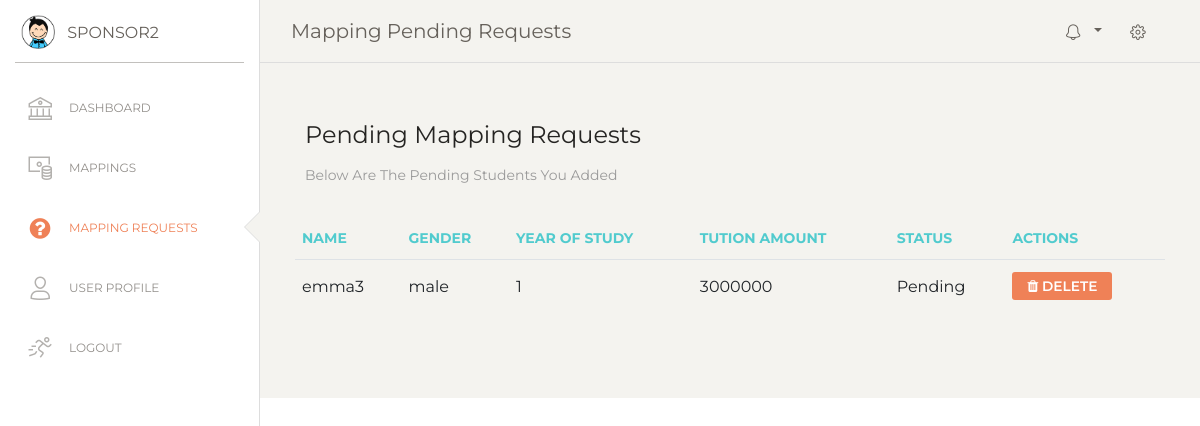
The page /map_requests/ (signed in) on the database as committed earlier.
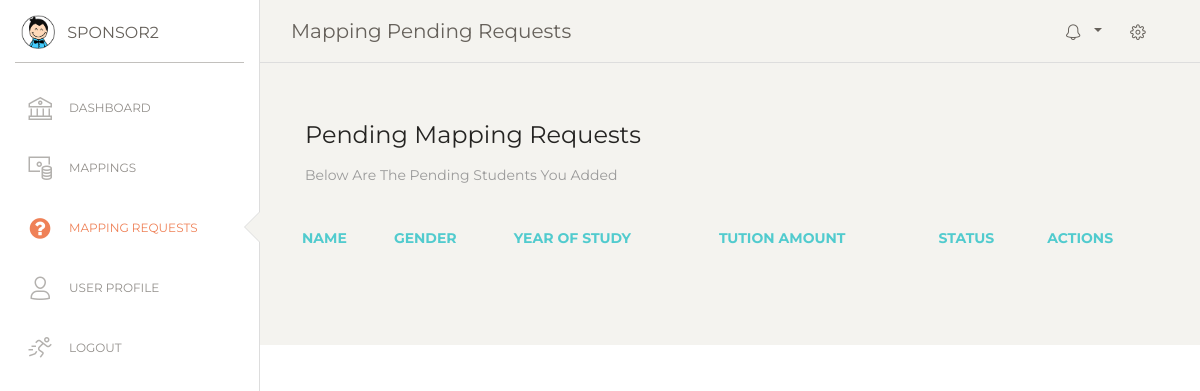
The same page on the database as committed later.
### u_educ_site/models.py (models this page shows, shortened)
class Mappings(models.Model):
    STATUS = (
        ('Pending', 'Pending'),
        ('Accepted', 'Accepted'),
        ('Rejected', 'Rejected'),
    )
    sponsor = models.ForeignKey(User, on_delete=models.CASCADE)
    studentFullName = models.CharField(max_length=500)
    studentEmail = models.EmailField()
    studentGender = models.TextField(max_length=15, blank=True)
    yearOfStudy = models.CharField(max_length=10, blank=True)
    tuitionAmountPerSemester = models.CharField(max_length=20, blank=True)
    status = models.CharField(max_length=200, null=True, choices=STATUS)

### u_educ_site/views.py (the view)
# urls.py: path('map_requests/', views.mapRequests, name='map_requests'),
@login_required(login_url='/login')
def mapRequests(request):
    mappings = Mappings.objects.filter(sponsor=request.user, status='Pending')
    context = {
        'page_title': 'Mapping Pending Requests',
        'mappings' : mappings
    }
    return render(request, "map_requests.html", context)

### templates/map_requests.html
{% extends 'base.html' %}
{% load static %}
{% block content %}
<div class="main-panel">
    <div class="content">
        <div class="row">
          <div class="col-md-12">
            <div class="card card-plain">
              <div class="card-header">
                <h4 class="card-title"> Pending Mapping Requests</h4>
                <p class="card-category"> Below are the pending students you added</p>
              </div>
              <div class="card-body">
                <div class="table-responsive">
                    <table class="table">
                        <thead class="text-primary">
                            <tr>
                                <th>Name</th>
                                <th>Gender</th>
                                <th>Year Of Study</th>
                                <th>Tution Amount</th>
                                <th>Status</th>
                                <th>Actions</th>
                            </tr>
                        </thead>
                        <tbody>
                            {% for mapping in mappings %}
                            <tr>
                                <td>{{ mapping.studentFullName }}</td>
                                <td>{{ mapping.studentGender }}</td>
                                <td>{{ mapping.yearOfStudy }}</td>
                                <td>{{ mapping.tuitionAmountPerSemester }}</td>
                                <td>{{ mapping.status }}</td>
                                <td>
                                    <a href="{% url 'delete_map_request' mapping.id %}"><button class="btn btn-danger btn-sm"><i class="fa fa-trash"></i> Delete</button></a>
                                </td>
                            </tr>
                            {% endfor %}
                        </tbody>
                    </table>
                </div>
            </div>
            </div>
          </div>
        </div>
      </div>
</div>
{% endblock %}

Rows that differ between the two databases and show on the page:
no longer on this page (row edited): Mappings: studentFullName "emma3", studentGender "male", yearOfStudy "1", tuitionAmountPerSemester "3000000", status "Pending"
